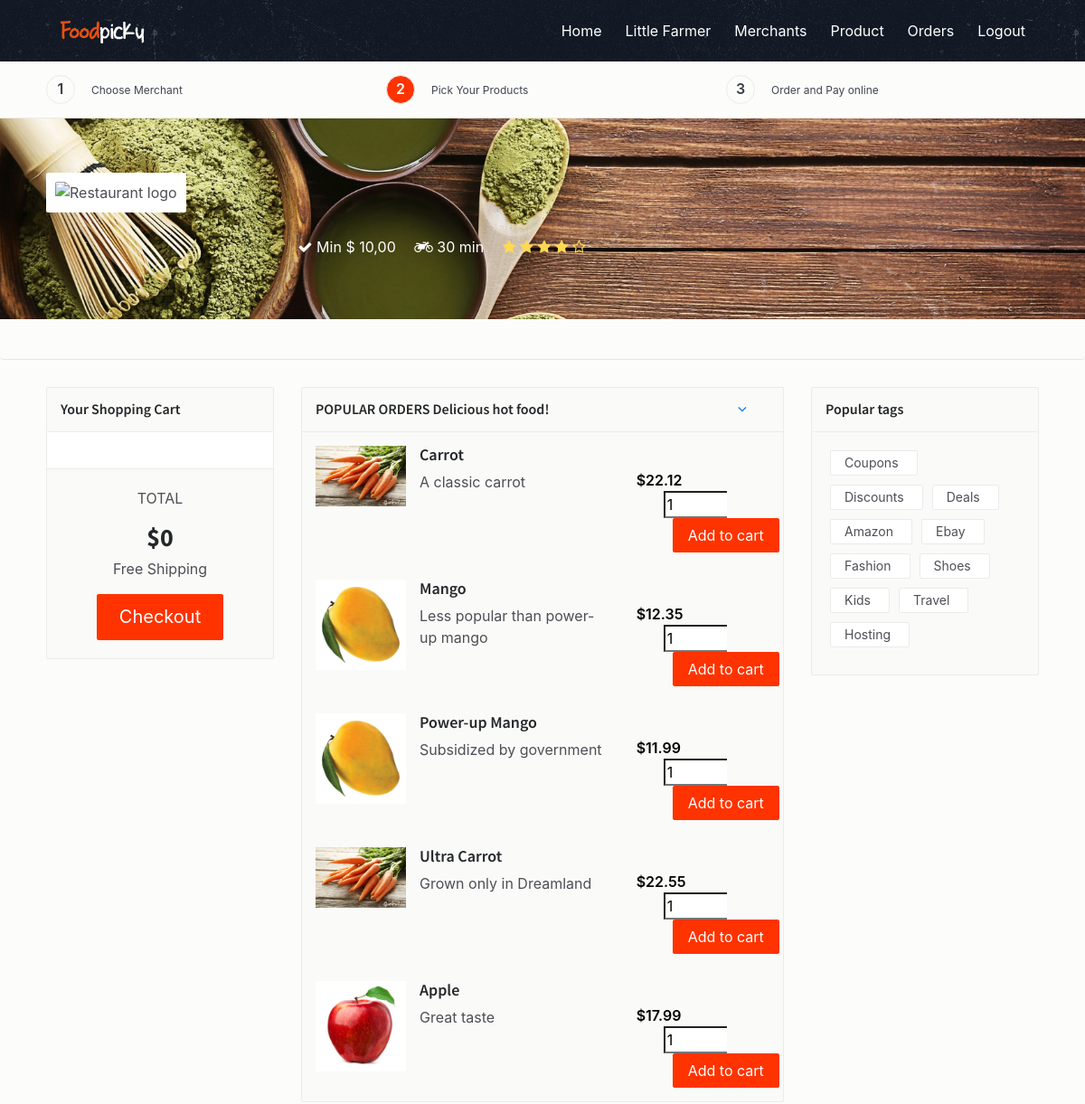
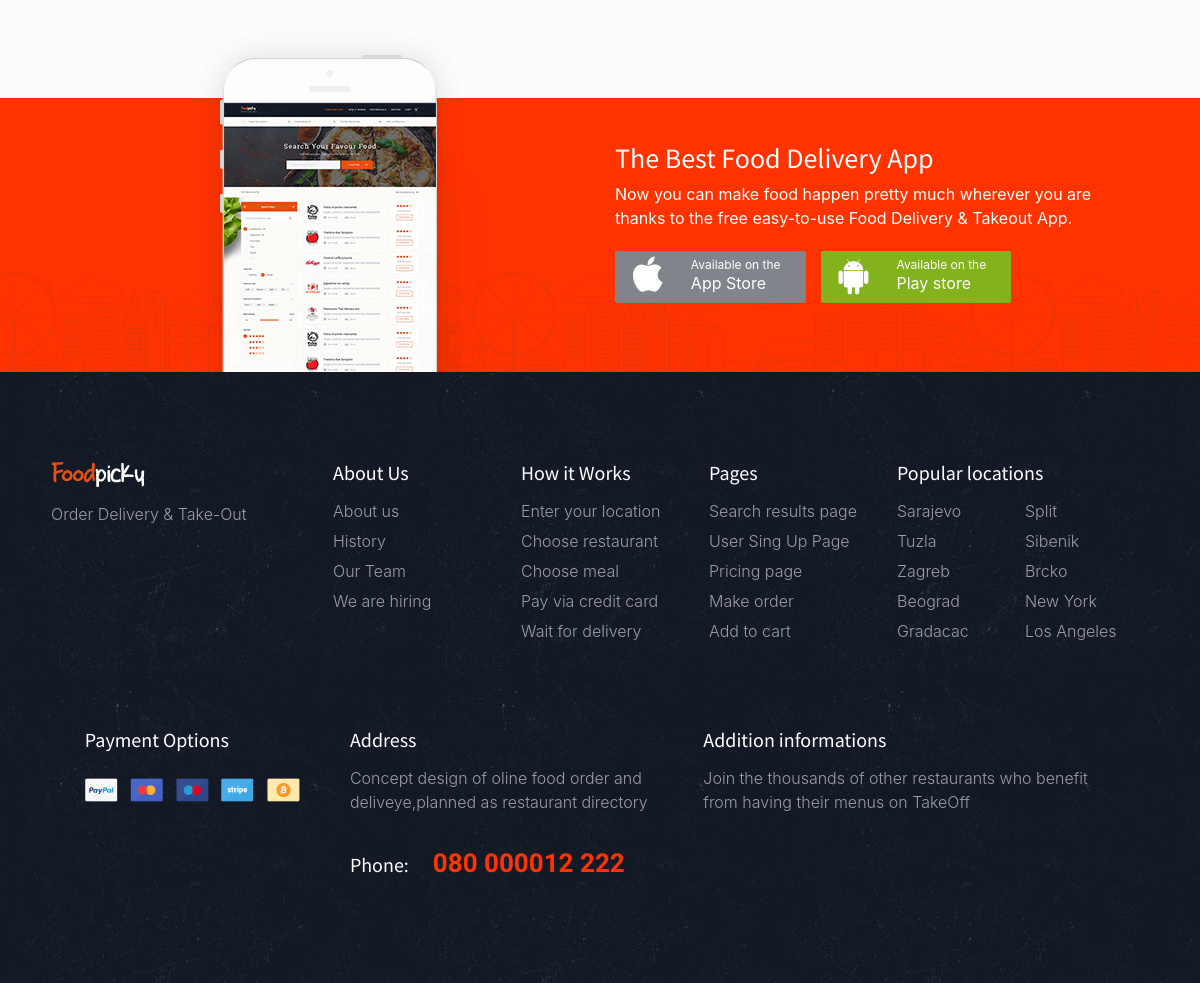
Screenshot of /dishes.php (signed in) with the database file from the repository (2 pictures, top to bottom).
### tables this page shows
CREATE TABLE `dishes` (
  `d_id` int(222) NOT NULL,
  `rs_id` int(222) NOT NULL,
  `title` varchar(222) NOT NULL,
  `slogan` varchar(222) NOT NULL,
  `price` decimal(10,2) NOT NULL,
  `img` varchar(222) NOT NULL
);

### dishes.php (the view, shortened to what the rows shown need)
<!DOCTYPE html>
<html lang="en">
<head>
    <link href="css/bootstrap.min.css" rel="stylesheet">
    <link href="css/font-awesome.min.css" rel="stylesheet">
    <link href="css/animsition.min.css" rel="stylesheet">
    <link href="css/animate.css" rel="stylesheet">
    <link href="css/style.css" rel="stylesheet">
</head>
<body class="home">
<?php
include("connection/connect.php");
?>
    <div class="page-wrapper">
            <div class="container m-t-30">
                <div class="row">
                    <div class="col-xs-12 col-sm-8 col-md-8 col-lg-6">
                    <div class="menu-widget" id="2">
                        <div class="collapse in" id="popular2">
						<?php
                            $stmt = $db->prepare("select * from dishes where rs_id='$_GET[res_id]'");
                            $stmt->execute();
                            $products = $stmt->get_result();
                            if (!empty($products))
                            {
                                foreach($products as $product)
                                    {
                        ?>
                            <div class="food-item">
                                <div class="row">
                                    <div class="col-xs-12 col-sm-12 col-lg-8">
                                    <form method="post" action='dishes.php?res_id=<?php echo $_GET['res_id'];?>&action=add&id=<?php echo $product['d_id']; ?>'>
                                        <div class="rest-logo pull-left">
                                            <a class="restaurant-logo pull-left" href="#"><?php echo '<img src="seller/Res_img/dishes/'.$product['img'].'" alt="Food logo">'; ?></a>
                                        </div>
                                        <div class="rest-descr">
                                            <h6><a href="#"><?php echo $product['title']; ?></a></h6>
                                            <p> <?php echo $product['slogan']; ?></p>
                                        </div>
                                    </div>
                                    <div class="col-xs-12 col-sm-12 col-lg-4 pull-right item-cart-info">
                                    <span class="price pull-left" >$<?php echo $product['price']; ?></span>
                                        <input class="b-r-0" type="text" name="quantity"  style="margin-left:30px;" value="1" size="2" />
                                        <input type="submit" class="btn theme-btn" style="margin-left:40px;" value="Add to cart" />
                                    </div>
                                </div>
                            </div>
                            <?php
                                    }
                                }
                            ?>
                        </div>
                    </div>
                    </div>
                </div>
            </div>
        </div>
</body>
</html>

### rows the page displays
dishes: img (picture), title "Carrot", slogan "A classic carrot", price "22.12"
dishes: img (picture), title "Mango", slogan "Less popular than power-up mango", price "12.35"
dishes: img (picture), title "Power-up Mango", slogan "Subsidized by government", price "11.99"
dishes: img (picture), title "Ultra Carrot", slogan "Grown only in Dreamland", price "22.55"
dishes: img (picture), title "Apple", slogan "Great taste", price "17.99"

### other values shown
$item_total "0"
